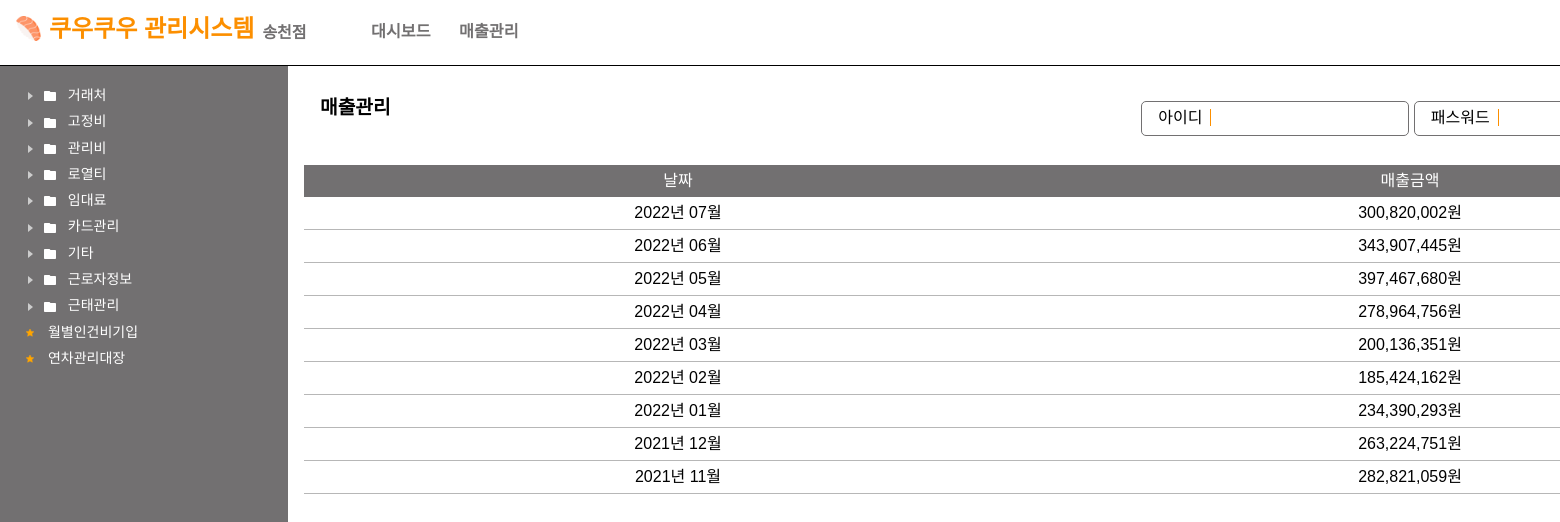
Page /sales/ on the committed database.
### main/models.py (models this page shows)
class Sales(models.Model):
    month = models.DateField()
    price = models.IntegerField()

### main/views.py (the view)
# urls.py: path('sales/', views.sales, name="sales"),
def sales(request):
    if request.method == "POST":
        id = request.POST.get("id")
        pw = request.POST.get("pw")
        data = web_crawling(id, pw)
        insert_sales(data)
        return redirect("main:sales")
    datas = Sales.objects.all()
    context = {
        'datas': datas,
    }
    return render(request, "main/sales.html", context)

### templates/main/sales.html (shortened to what this page needs)
{% extends 'base.html' %}
{% load static %}
{% load humanize %}
{% load mathfilters %}
{% block content %}
    <link href="{% static 'css/sales.css' %}" type="text/css" rel="stylesheet"/>
    <div class="view-area">
        <div class="sales">
        <div class="view-header"><h1>매출관리</h1></div>
            <div class="crawling">
                <form method="post">
                    <div><label>아이디</label><input type="text" name="id" required></div>
                    <div><label>패스워드</label><input type="password" name="pw" required></div>
                </form>
            </div>
            <div class="sales-table">
                <div class="data-header"><div>날짜</div><div>매출금액</div></div>
                {% for data in datas %}
                    <div class="data-body"><div>{{ data.month|date:"Y년 m월" }}</div><div>{{ data.price|intcomma }}원</div></div>
                {% endfor %}
            </div>
        </div>
    </div>
{% endblock %}

### static/css/root.css (style rules this page uses)
:root { --primary-color : #fc8f00; --sub-color : #727071; --h1-fontsize : 1.5rem; --h2-fontsize : 1.2rem; --normal-fontsize : 0.8rem; --default-padding : 1rem; --nav-width : 16%; --minimum-height : calc(100vh - 3.5rem); --nav-hover-color : #f4f4f41F; }
html, body { min-width: 1800px; }

### static/css/default.css (style rules this page uses)
html, body, div, span, applet, object, iframe, h1, h2, h3, h4, h5, h6, p, blockquote, pre, a, abbr, acronym, address, big, cite, code, del, dfn, em, img, ins, kbd, q, s, samp, small, strike, strong, sub, sup, tt, var, b, u, i, ol, ul, li, center, dl, dt, dd, fieldset, form, label, legend, table, caption, tbody, tfoot, thead, tr, th, td, article, aside, canvas, details, embed, figure, figcaption, footer, header, hgroup, menu, nav, output, ruby, section, summary, time, mark, audio, video { margin: 0; padding: 0; border: 0; font-size: 100%; font: inherit; font-family: 'Noto Sans KR', sans-serif; vertical-align: baseline; text-decoration : none; list-style : none; }
body { line-height: 1; }

### static/css/main.css (style rules this page uses)
body { overflow-y: hidden; }
.input-area, .null-area, .view-area { width: 100%; }
input, select { outline-width: 0; }
.view-area .view-header { display: inline-block; width: 100%; }
.view-area .view-header h1 { display: inline-block; font-weight: 600; font-size: var(--h2-fontsize); padding: 1rem; }

### static/css/sales.css (style rules this page uses)
.view-header { display: inline-block !important; width : 50% !important; vertical-align: bottom; }
.crawling { display: inline-block; float : right; padding : 1rem; }
.crawling div { display: inline-block; border : 1px solid var(--sub-color); border-radius: 5px; padding : 0.5rem; }
.crawling div label { padding-left : 0.5rem; padding-right : 0.5rem; border-right : 1px solid var(--primary-color); }
.crawling div input { margin-left : 0.5rem; border : 0; }
.sales-table > div { clear : both; display : grid; grid-template-columns: repeat(2, 1fr); grid-template-rows: 1fr; text-align : center; padding : 0.5rem; }
.sales-table .data-header { margin-top : 2rem; background: var(--sub-color); color : white; }
.sales-table .data-body { border-bottom : 0.5px solid rgba(136, 136, 136, 0.6); }

### rows in the picture
Sales: month "2022년 07월", price "300,820,002"
Sales: month "2022년 06월", price "343,907,445"
Sales: month "2022년 05월", price "397,467,680"
Sales: month "2022년 04월", price "278,964,756"
Sales: month "2022년 03월", price "200,136,351"
Sales: month "2022년 02월", price "185,424,162"
Sales: month "2022년 01월", price "234,390,293"
Sales: month "2021년 12월", price "263,224,751"
Sales: month "2021년 11월", price "282,821,059"
